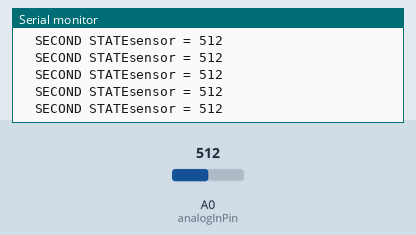
Bench run of a sketch on a simulated Arduino Uno, built with avr-gcc and run on an emulated ATmega328P. Shown: the last lines printed to the serial monitor. Inputs (shaded band) come from the test bench; at power-on: A0 (analogInPin) = 512.

Above: at 1.2 s.
1.3 s: A0 (analogInPin) set to 565
At 2.3 s:
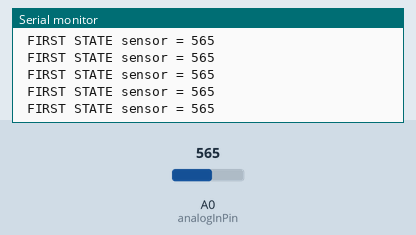
3.3 s: A0 (analogInPin) set to 545
At 4.3 s:
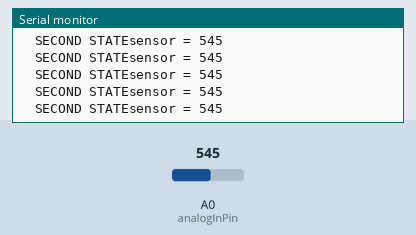
6.3 s: A0 (analogInPin) set to 434
At 7.2 s:
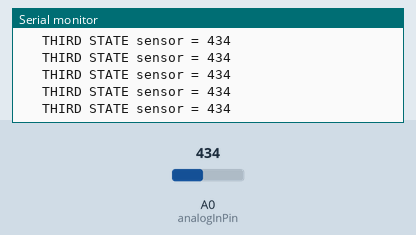
8.3 s: A0 (analogInPin) set to 454
At 9.4 s:
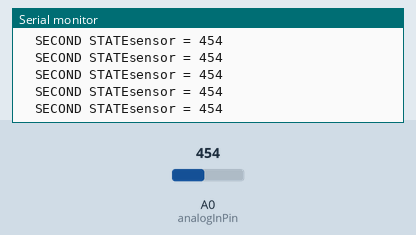
11.3 s: A0 (analogInPin) set to 323
At 11.8 s:
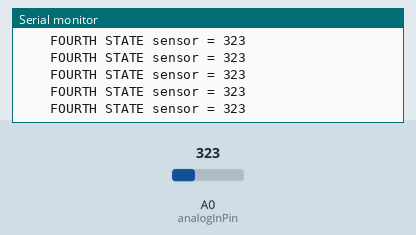
13.3 s: A0 (analogInPin) set to 343
At 14.0 s:
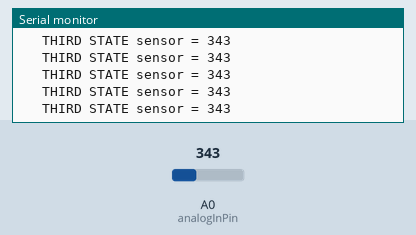
Timing chart, 0 to 16.3 s (numbered marks = the images above; inputs shaded):
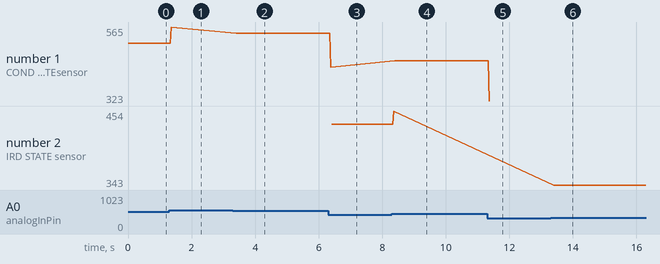

Measured:
- after the input at 1.3 s, the serial monitor: prints a new line after 0.05 s (image 1)
- after the input at 3.3 s, the serial monitor: prints a new line after 0.08 s (image 2)
- after the input at 6.3 s, the serial monitor: prints a new line after 0.08 s (image 3)
- after the input at 8.3 s, the serial monitor: prints a new line after 0.07 s (image 4)
- after the input at 11.3 s, the serial monitor: prints a new line after 0.07 s (image 5)
- after the input at 13.3 s, the serial monitor: prints a new line after 0.06 s (image 6)
- plotted number 1: 512 → 565 after the input at 1.3 s, 565 → 545 after the input at 3.3 s, 545 → 434 after the input at 6.3 s, 434 → 454 after the input at 8.3 s, 454 → 323 after the input at 11.3 s
- plotted number 2: 434 → 454 after the input at 8.3 s, 454 → 343 after the input at 13.3 s

The sketch:

knob_in_if_else_6.ino
```cpp
const int analogInPin = A0;
int sensorValue = 0;

// the setup routine runs once when you press reset:
void setup() {
  // initialize serial communication at 9600 bits per second:
  Serial.begin(9600);
}

void loop() {
  // read the input on analog pin 0:
  sensorValue = analogRead(analogInPin);

  // print out the value you read:
  Serial.print("sensor = " );
  Serial.println(sensorValue);

  delay(5);        // delay in between reads for stability

  if(sensorValue >= 555){
    Serial.print(" FIRST STATE ");
  }
  else if(sensorValue >= 444 && sensorValue < 555){
    Serial.print("  SECOND STATE");
  }
  else if(sensorValue >= 333 && sensorValue < 444){
    Serial.print("   THIRD STATE ");
  }
  else if(sensorValue >= 222 && sensorValue < 333){
    Serial.print("    FOURTH STATE ");
  }
  else if(sensorValue >= 111 && sensorValue < 222){
    Serial.print("     FIFTH STATE ");
  }
  else{
    Serial.print("     SIXTH STATE ");
  }
}
```
